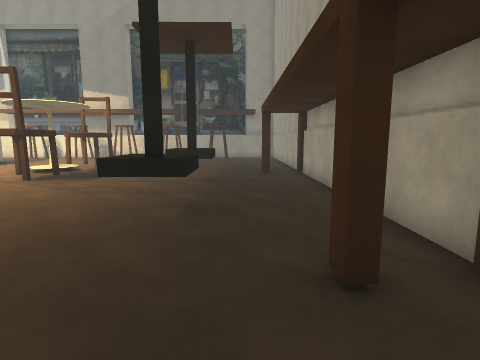
view 1 (above)

18 first-person views from a walk through a scene from a Unity 3-D project. The camera is 1.5 m above the floor, tilts 8° down and sees 80° across. The floor is counted in squares, 1 m on a side. Each view is taken from the middle of a square. On the plan, view 1 faces up. The plan holds only what a view shows up to about 14 squares ahead; the rest is blank.

view 2
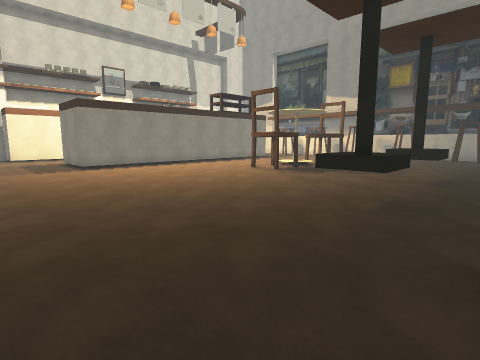

view 3
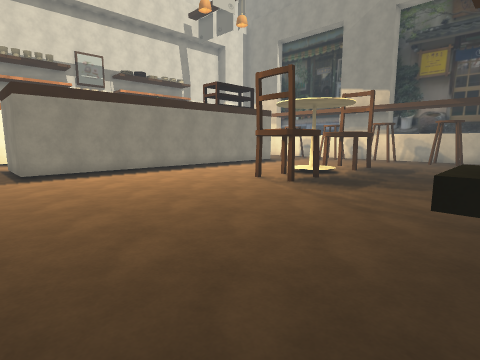

view 4
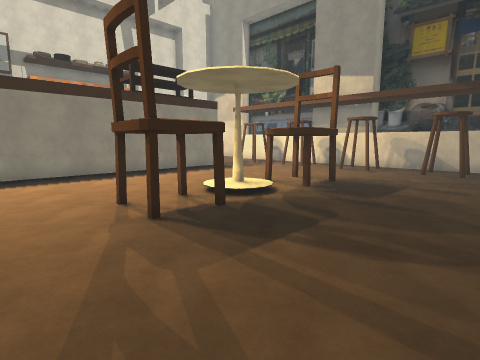

view 5
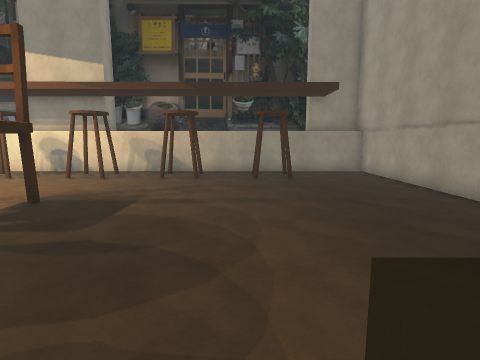

view 6
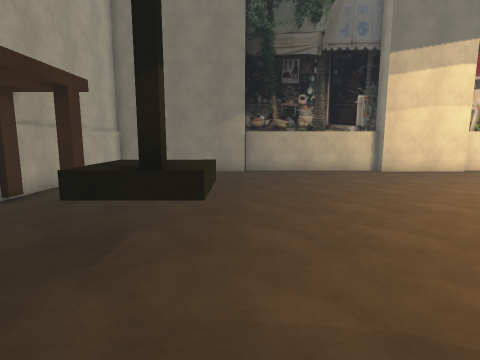

view 7
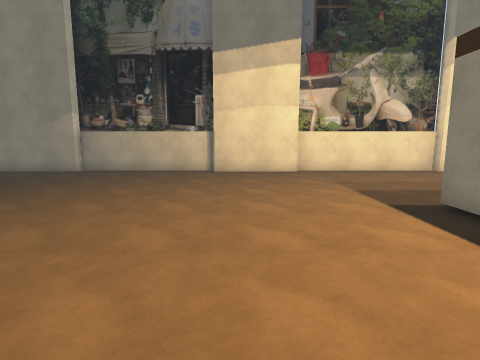

view 8
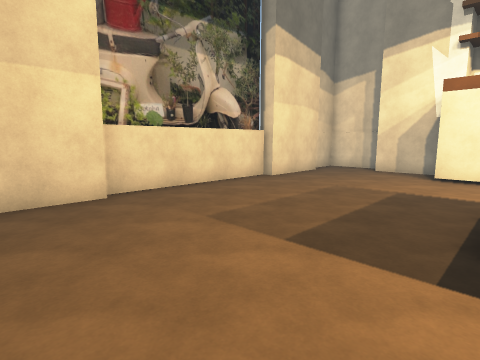

view 9
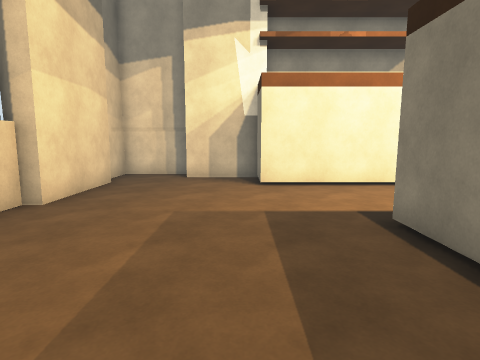

view 10
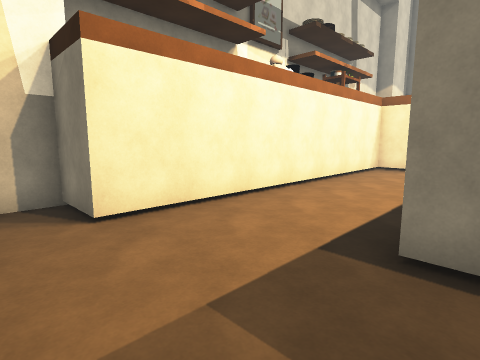

view 11
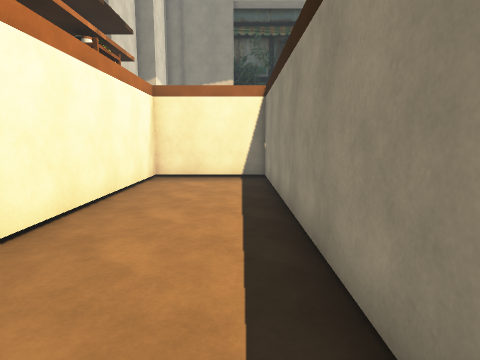

view 12
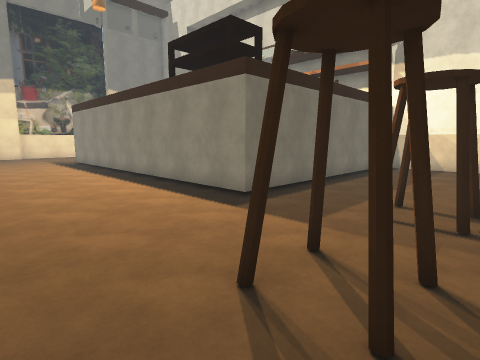

view 13
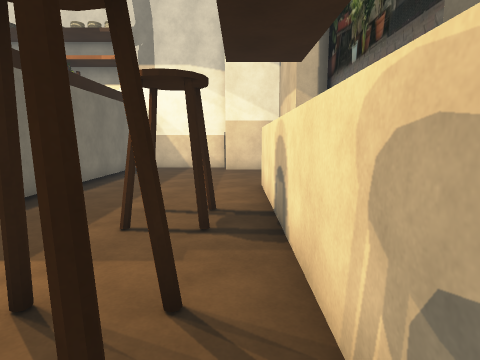

view 14
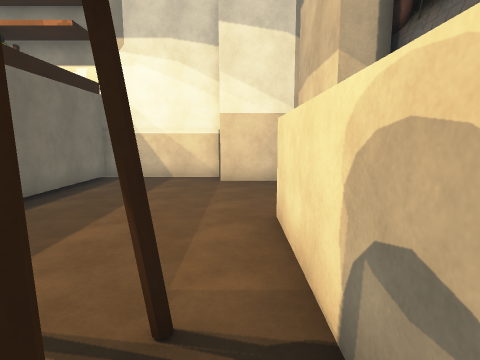

view 15
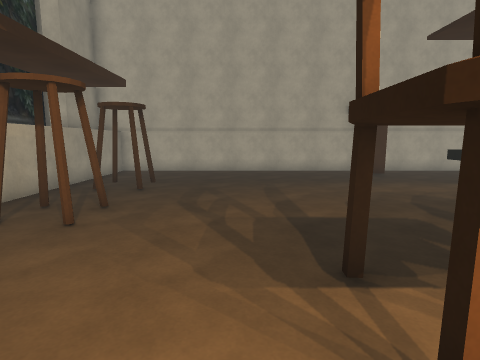

view 16
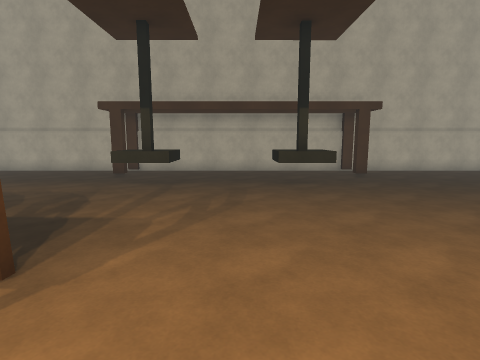

view 17
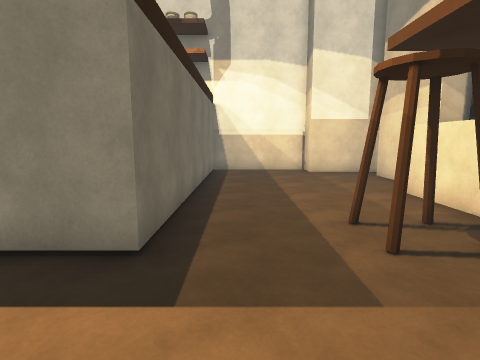

view 18
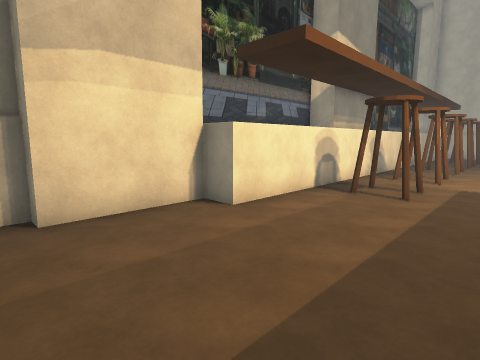

### Floor plan
Key: @ floor where view 1 was taken; # wall or solid block; x gap in a wall; . floor; / step, stairs or slope; ^ raised ledge.
Columns run from 27 left of view 1 to 3 right of it. Each row starts with its distance up from view 1.
 26  ######^
 25  #.....^^^^^^^####^^^^^^^^^^###
 24  #............................#
 23 ##........##..##.....##..##...#
 22 #.........##..##.....##..##...#
 21 #.............................#
 20 #.............................#
 19 ############..................#
 18            #.....###..........#
 17            #.....###..........#
 16    ######  #.....###..........#
 15    #....#  #..... /...........#
 14    #....#  #...../#/..........#
 13    #....#  #.....//.........#.#
 12    #....#  #.....###.....^....#
 11    #....#  #.....###......^...#
 10    #....#  #.............^^...#
  9    #....#  #..................#
  8    #....#  #..................#
  7    #....#  #.............^^...#
  6    #....#  #.............x^...#
  5    #....#  #.............^^...#
  4    #....####..................#
  3    #........................#.#
  2  ###..........................#
  1  #............................#
  0  #.........................@..#
 -1 ##............................#
 -2 #.............................#
 -3 #........................... .#
 -4 ###############################

Where each view was taken, in squares from view 1:
view 1: 0 up, 0 right, facing up
view 2: 1 down, 1 right, facing up-left
view 3: 2 up, 2 left, facing up-left
view 4: 8 up, 3 left, facing up-left
view 5: 11 up, 3 left, facing up
view 6: 10 up, 3 left, facing down
view 7: 10 up, 11 left, facing down
view 8: 4 up, 11 left, facing down-left
view 9: 1 up, 14 left, facing left
view 10: 0 up, 18 left, facing up-left
view 11: 4 up, 20 left, facing up
view 12: 24 up, 10 left, facing down-left
view 13: 24 up, 11 left, facing left
view 14: 24 up, 15 left, facing left
view 15: 19 up, 11 left, facing right
view 16: 8 up, 11 left, facing right
view 17: 20 up, 12 left, facing left
view 18: 20 up, 25 left, facing up-right
